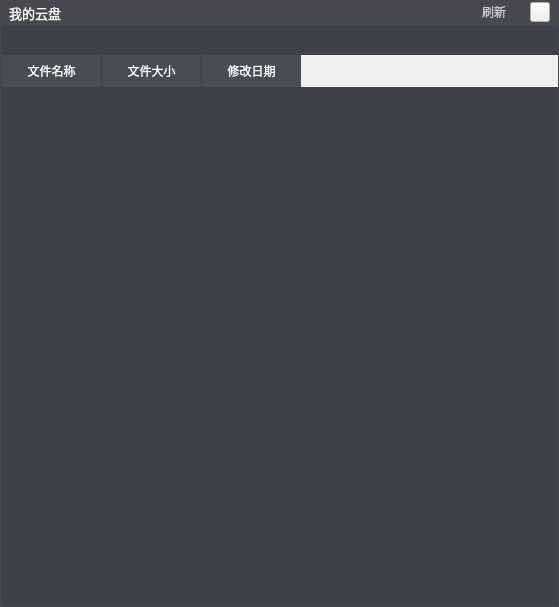
<?xml version="1.0" encoding="UTF-8"?>
<ui version="4.0">
 <class>STWBCloudFileViewClass</class>
 <widget class="QDialog" name="STWBCloudFileViewClass">
  <property name="geometry">
   <rect>
    <x>0</x>
    <y>0</y>
    <width>559</width>
    <height>607</height>
   </rect>
  </property>
  <property name="windowTitle">
   <string>STWBCloudFileView</string>
  </property>
  <layout class="QVBoxLayout" name="verticalLayout">
   <property name="spacing">
    <number>0</number>
   </property>
   <property name="leftMargin">
    <number>0</number>
   </property>
   <property name="topMargin">
    <number>0</number>
   </property>
   <property name="rightMargin">
    <number>0</number>
   </property>
   <property name="bottomMargin">
    <number>0</number>
   </property>
   <item>
    <widget class="QWidget" name="widTitle" native="true">
     <property name="minimumSize">
      <size>
       <width>0</width>
       <height>25</height>
      </size>
     </property>
     <property name="maximumSize">
      <size>
       <width>16777215</width>
       <height>25</height>
      </size>
     </property>
     <property name="styleSheet">
      <string notr="true">QWidget#widTitle{background-color:#484950;border:0px;}</string>
     </property>
     <layout class="QHBoxLayout" name="horizontalLayout">
      <property name="spacing">
       <number>6</number>
      </property>
      <property name="leftMargin">
       <number>9</number>
      </property>
      <property name="topMargin">
       <number>0</number>
      </property>
      <property name="rightMargin">
       <number>9</number>
      </property>
      <property name="bottomMargin">
       <number>0</number>
      </property>
      <item>
       <widget class="QLabel" name="label_3">
        <property name="font">
         <font>
          <family>微软雅黑</family>
          <pointsize>10</pointsize>
         </font>
        </property>
        <property name="styleSheet">
         <string notr="true">color: rgb(255, 255, 255);</string>
        </property>
        <property name="text">
         <string>我的云盘</string>
        </property>
       </widget>
      </item>
      <item>
       <spacer name="horizontalSpacer_5">
        <property name="orientation">
         <enum>Qt::Horizontal</enum>
        </property>
        <property name="sizeHint" stdset="0">
         <size>
          <width>785</width>
          <height>17</height>
         </size>
        </property>
       </spacer>
      </item>
      <item>
       <widget class="QPushButton" name="pbReload">
        <property name="minimumSize">
         <size>
          <width>60</width>
          <height>20</height>
         </size>
        </property>
        <property name="maximumSize">
         <size>
          <width>60</width>
          <height>20</height>
         </size>
        </property>
        <property name="font">
         <font>
          <family>微软雅黑</family>
         </font>
        </property>
        <property name="styleSheet">
         <string notr="true">
QPushButton{
color:#c7c7c7;
	background: transparent;
    background-repeat:no-repeat;
    border:none;}

QPushButton:hover:!pressed {
	
color: rgb(255, 255, 255);
}</string>
        </property>
        <property name="text">
         <string>刷新</string>
        </property>
        <property name="icon">
         <iconset resource="../res/softterminal.qrc">
          <normaloff>:/SoftTerminal/images/reload.png</normaloff>:/SoftTerminal/images/reload.png</iconset>
        </property>
       </widget>
      </item>
      <item>
       <widget class="QPushButton" name="pbClose">
        <property name="minimumSize">
         <size>
          <width>20</width>
          <height>20</height>
         </size>
        </property>
        <property name="maximumSize">
         <size>
          <width>20</width>
          <height>20</height>
         </size>
        </property>
        <property name="styleSheet">
         <string notr="true">
QPushButton{border-image: url(:/SoftTerminal/images/close.png);}

QPushButton:hover:!pressed {
	
	background-color: #ff6741;
}</string>
        </property>
        <property name="text">
         <string/>
        </property>
       </widget>
      </item>
     </layout>
    </widget>
   </item>
   <item>
    <widget class="QWidget" name="widget_4" native="true">
     <property name="minimumSize">
      <size>
       <width>0</width>
       <height>30</height>
      </size>
     </property>
     <property name="maximumSize">
      <size>
       <width>16777215</width>
       <height>30</height>
      </size>
     </property>
     <property name="styleSheet">
      <string notr="true">QWidget#widget_4
{
	background-color: rgb(62, 65, 74);
	border-left:1px solid #484950;
	border-right:1px solid #484950;
}</string>
     </property>
     <layout class="QHBoxLayout" name="horizontalLayout_3">
      <property name="leftMargin">
       <number>10</number>
      </property>
      <property name="topMargin">
       <number>10</number>
      </property>
      <property name="rightMargin">
       <number>10</number>
      </property>
      <property name="bottomMargin">
       <number>5</number>
      </property>
      <item>
       <widget class="QWidget" name="widPathList" native="true">
        <layout class="QHBoxLayout" name="horizontalLayout_4">
         <property name="spacing">
          <number>15</number>
         </property>
         <property name="leftMargin">
          <number>0</number>
         </property>
         <property name="topMargin">
          <number>0</number>
         </property>
         <property name="rightMargin">
          <number>0</number>
         </property>
         <property name="bottomMargin">
          <number>0</number>
         </property>
        </layout>
       </widget>
      </item>
      <item>
       <spacer name="horizontalSpacer_2">
        <property name="orientation">
         <enum>Qt::Horizontal</enum>
        </property>
        <property name="sizeHint" stdset="0">
         <size>
          <width>40</width>
          <height>20</height>
         </size>
        </property>
       </spacer>
      </item>
     </layout>
    </widget>
   </item>
   <item>
    <widget class="QWidget" name="widget_3" native="true">
     <layout class="QHBoxLayout" name="horizontalLayout_2">
      <property name="spacing">
       <number>0</number>
      </property>
      <property name="leftMargin">
       <number>0</number>
      </property>
      <property name="topMargin">
       <number>0</number>
      </property>
      <property name="rightMargin">
       <number>0</number>
      </property>
      <property name="bottomMargin">
       <number>0</number>
      </property>
      <item>
       <widget class="QTableWidget" name="twFileManager">
        <property name="focusPolicy">
         <enum>Qt::NoFocus</enum>
        </property>
        <property name="styleSheet">
         <string notr="true">QTableWidget
{  
    background-color: #3e414a;   
    font:10pt &quot;微软雅黑&quot;;  
	color: #ffffff;
    border:0px;  

	border-left:1px solid #484950;
	border-right:1px solid #484950;
	border-bottom:1px solid #484950;
}  
  
QHeaderView::section {
	color: #ffffff;
    font:10pt &quot;微软雅黑&quot;;  
    text-align:center;  
    height:32px;  
    border:0px solid #494c54;  
    background-color: #494c54;
    border-left:1px solid rgb(62, 65, 74);  
padding-left: 20px;
padding-right: 20px;
}   


QScrollBar::vertical
{
    width:4px;
    background:rgb(0,0,0,0%);
    margin:0px,0px,0px,0px;
    padding-top:0px;   /*上预留位置*/
    padding-bottom:0px;    /*下预留位置*/
}

/*滚动条中滑块的样式*/
QScrollBar::handle::vertical
{
    width:4px;
    background:rgb(0,0,0,25%);
    border-radius:2px;
    min-height:20px;
}

/*鼠标触及滑块样式*/
QScrollBar::handle::vertical::hover
{
    width:5px;
    background:rgb(0,0,0,50%);
    border-radius:2px;
    min-height:20;
}

/*设置下箭头*/
QScrollBar::add-line:vertical
{
    height:0px;
    subcontrol-position:bottom;
}

/*设置上箭头*/
QScrollBar::sub-line:vertical
{
    height:0px;
    subcontrol-position:top;
}

QScrollBar::add-page:vertical, QScrollBar::sub-page:vertical {
    background: #3e414a;
}
  </string>
        </property>
        <property name="verticalScrollBarPolicy">
         <enum>Qt::ScrollBarAsNeeded</enum>
        </property>
        <property name="horizontalScrollBarPolicy">
         <enum>Qt::ScrollBarAlwaysOff</enum>
        </property>
        <property name="sizeAdjustPolicy">
         <enum>QAbstractScrollArea::AdjustToContents</enum>
        </property>
        <property name="editTriggers">
         <set>QAbstractItemView::NoEditTriggers</set>
        </property>
        <property name="selectionMode">
         <enum>QAbstractItemView::NoSelection</enum>
        </property>
        <property name="selectionBehavior">
         <enum>QAbstractItemView::SelectRows</enum>
        </property>
        <property name="showGrid">
         <bool>false</bool>
        </property>
        <attribute name="horizontalHeaderVisible">
         <bool>true</bool>
        </attribute>
        <attribute name="horizontalHeaderHighlightSections">
         <bool>false</bool>
        </attribute>
        <attribute name="horizontalHeaderMinimumSectionSize">
         <number>40</number>
        </attribute>
        <attribute name="horizontalHeaderShowSortIndicator" stdset="0">
         <bool>false</bool>
        </attribute>
        <attribute name="horizontalHeaderStretchLastSection">
         <bool>false</bool>
        </attribute>
        <attribute name="verticalHeaderVisible">
         <bool>false</bool>
        </attribute>
        <attribute name="verticalHeaderDefaultSectionSize">
         <number>40</number>
        </attribute>
        <attribute name="verticalHeaderHighlightSections">
         <bool>false</bool>
        </attribute>
        <attribute name="verticalHeaderMinimumSectionSize">
         <number>40</number>
        </attribute>
        <attribute name="verticalHeaderShowSortIndicator" stdset="0">
         <bool>false</bool>
        </attribute>
        <attribute name="verticalHeaderStretchLastSection">
         <bool>false</bool>
        </attribute>
        <column>
         <property name="text">
          <string>文件名称</string>
         </property>
        </column>
        <column>
         <property name="text">
          <string>文件大小</string>
         </property>
        </column>
        <column>
         <property name="text">
          <string>修改日期</string>
         </property>
        </column>
       </widget>
      </item>
     </layout>
    </widget>
   </item>
  </layout>
 </widget>
 <resources>
  <include location="../res/softterminal.qrc"/>
 </resources>
 <connections/>
</ui>
